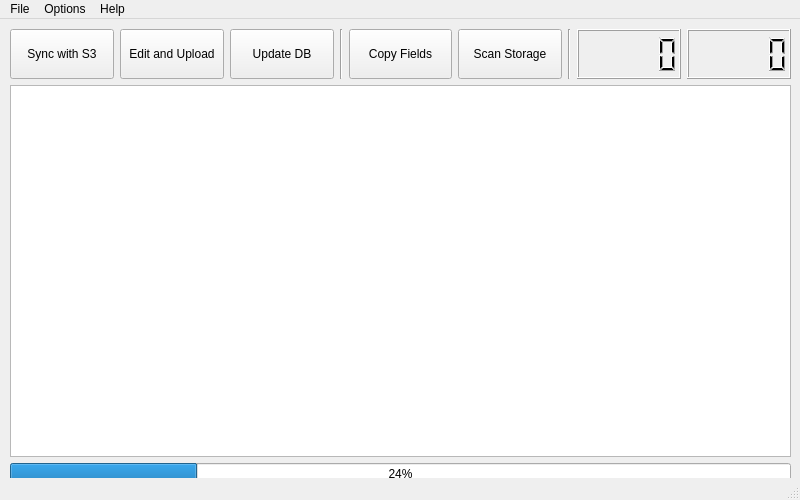
<?xml version="1.0" encoding="UTF-8"?>
<ui version="4.0">
 <class>MainWindow</class>
 <widget class="QMainWindow" name="MainWindow">
  <property name="geometry">
   <rect>
    <x>0</x>
    <y>0</y>
    <width>800</width>
    <height>500</height>
   </rect>
  </property>
  <property name="minimumSize">
   <size>
    <width>800</width>
    <height>500</height>
   </size>
  </property>
  <property name="maximumSize">
   <size>
    <width>800</width>
    <height>500</height>
   </size>
  </property>
  <property name="windowTitle">
   <string>MainWindow</string>
  </property>
  <widget class="QWidget" name="centralwidget">
   <widget class="QWidget" name="gridLayoutWidget">
    <property name="geometry">
     <rect>
      <x>10</x>
      <y>10</y>
      <width>781</width>
      <height>456</height>
     </rect>
    </property>
    <layout class="QGridLayout" name="gridLayout">
     <item row="2" column="0">
      <widget class="QProgressBar" name="progressBar">
       <property name="value">
        <number>24</number>
       </property>
      </widget>
     </item>
     <item row="0" column="0">
      <layout class="QHBoxLayout" name="horizontalLayout">
       <item>
        <widget class="QPushButton" name="sync_od_1">
         <property name="minimumSize">
          <size>
           <width>0</width>
           <height>50</height>
          </size>
         </property>
         <property name="text">
          <string>Sync with S3</string>
         </property>
         <property name="icon">
          <iconset>
           <normaloff>icons/1_blue.png</normaloff>
           <activeoff>icons/1_red.png</activeoff>
           <activeon>icons/1_green.png</activeon>icons/1_blue.png</iconset>
         </property>
        </widget>
       </item>
       <item>
        <widget class="QPushButton" name="upload_od_2">
         <property name="minimumSize">
          <size>
           <width>0</width>
           <height>50</height>
          </size>
         </property>
         <property name="text">
          <string>Edit and Upload</string>
         </property>
         <property name="icon">
          <iconset>
           <normaloff>icons/2_blue.png</normaloff>
           <activeoff>icons/2_red.png</activeoff>
           <activeon>icons/2_green.png</activeon>icons/2_blue.png</iconset>
         </property>
        </widget>
       </item>
       <item>
        <widget class="QPushButton" name="update_od_3">
         <property name="minimumSize">
          <size>
           <width>0</width>
           <height>50</height>
          </size>
         </property>
         <property name="text">
          <string>Update DB</string>
         </property>
         <property name="icon">
          <iconset>
           <normaloff>icons/3_blue.png</normaloff>
           <activeoff>icons/3_red.png</activeoff>
           <activeon>icons/3_green.png</activeon>icons/3_blue.png</iconset>
         </property>
        </widget>
       </item>
       <item>
        <widget class="Line" name="line">
         <property name="orientation">
          <enum>Qt::Vertical</enum>
         </property>
        </widget>
       </item>
       <item>
        <widget class="QPushButton" name="pushButton">
         <property name="minimumSize">
          <size>
           <width>0</width>
           <height>50</height>
          </size>
         </property>
         <property name="text">
          <string>Copy Fields</string>
         </property>
        </widget>
       </item>
       <item>
        <widget class="QPushButton" name="pushButton_5">
         <property name="minimumSize">
          <size>
           <width>0</width>
           <height>50</height>
          </size>
         </property>
         <property name="text">
          <string>Scan Storage</string>
         </property>
        </widget>
       </item>
       <item>
        <widget class="Line" name="line_2">
         <property name="orientation">
          <enum>Qt::Vertical</enum>
         </property>
        </widget>
       </item>
       <item>
        <widget class="QLCDNumber" name="success_count"/>
       </item>
       <item>
        <widget class="QLCDNumber" name="error_count"/>
       </item>
      </layout>
     </item>
     <item row="1" column="0">
      <widget class="QTextBrowser" name="console">
       <property name="minimumSize">
        <size>
         <width>0</width>
         <height>250</height>
        </size>
       </property>
      </widget>
     </item>
    </layout>
   </widget>
  </widget>
  <widget class="QMenuBar" name="menubar">
   <property name="geometry">
    <rect>
     <x>0</x>
     <y>0</y>
     <width>800</width>
     <height>20</height>
    </rect>
   </property>
   <widget class="QMenu" name="menuFile">
    <property name="title">
     <string>File</string>
    </property>
    <addaction name="actionNew_Connection"/>
    <addaction name="actionNew_Credentials"/>
    <addaction name="separator"/>
    <addaction name="actionExit"/>
   </widget>
   <widget class="QMenu" name="menuOptions">
    <property name="title">
     <string>Options</string>
    </property>
    <addaction name="actionSync_with_S3"/>
    <addaction name="actionEdit_and_Upload"/>
    <addaction name="actionUpdate_DB"/>
    <addaction name="separator"/>
    <addaction name="actionCopy_Fields"/>
    <addaction name="actionScan_Storage"/>
   </widget>
   <widget class="QMenu" name="menuHelp">
    <property name="title">
     <string>Help</string>
    </property>
    <addaction name="actionDocs"/>
    <addaction name="actionAbout"/>
   </widget>
   <addaction name="menuFile"/>
   <addaction name="menuOptions"/>
   <addaction name="menuHelp"/>
  </widget>
  <widget class="QStatusBar" name="statusbar"/>
  <action name="actionNew_Connection">
   <property name="text">
    <string>New Connection</string>
   </property>
  </action>
  <action name="actionNew_Credentials">
   <property name="text">
    <string>New Credentials</string>
   </property>
  </action>
  <action name="actionExit">
   <property name="text">
    <string>Exit</string>
   </property>
  </action>
  <action name="actionSync_with_S3">
   <property name="text">
    <string>Sync with S3</string>
   </property>
  </action>
  <action name="actionEdit_and_Upload">
   <property name="text">
    <string>Edit and Upload</string>
   </property>
  </action>
  <action name="actionUpdate_DB">
   <property name="text">
    <string>Update DB</string>
   </property>
  </action>
  <action name="actionCopy_Fields">
   <property name="text">
    <string>Copy Fields</string>
   </property>
  </action>
  <action name="actionScan_Storage">
   <property name="text">
    <string>Scan Storage</string>
   </property>
  </action>
  <action name="actionDocs">
   <property name="text">
    <string>Docs</string>
   </property>
  </action>
  <action name="actionAbout">
   <property name="text">
    <string>About</string>
   </property>
  </action>
 </widget>
 <resources/>
 <connections>
  <connection>
   <sender>actionNew_Connection</sender>
   <signal>triggered()</signal>
   <receiver>actionExit</receiver>
   <slot>trigger()</slot>
   <hints>
    <hint type="sourcelabel">
     <x>-1</x>
     <y>-1</y>
    </hint>
    <hint type="destinationlabel">
     <x>-1</x>
     <y>-1</y>
    </hint>
   </hints>
  </connection>
  <connection>
   <sender>sync_od_1</sender>
   <signal>clicked()</signal>
   <receiver>console</receiver>
   <slot>clear()</slot>
   <hints>
    <hint type="sourcelabel">
     <x>80</x>
     <y>67</y>
    </hint>
    <hint type="destinationlabel">
     <x>125</x>
     <y>117</y>
    </hint>
   </hints>
  </connection>
 </connections>
</ui>
